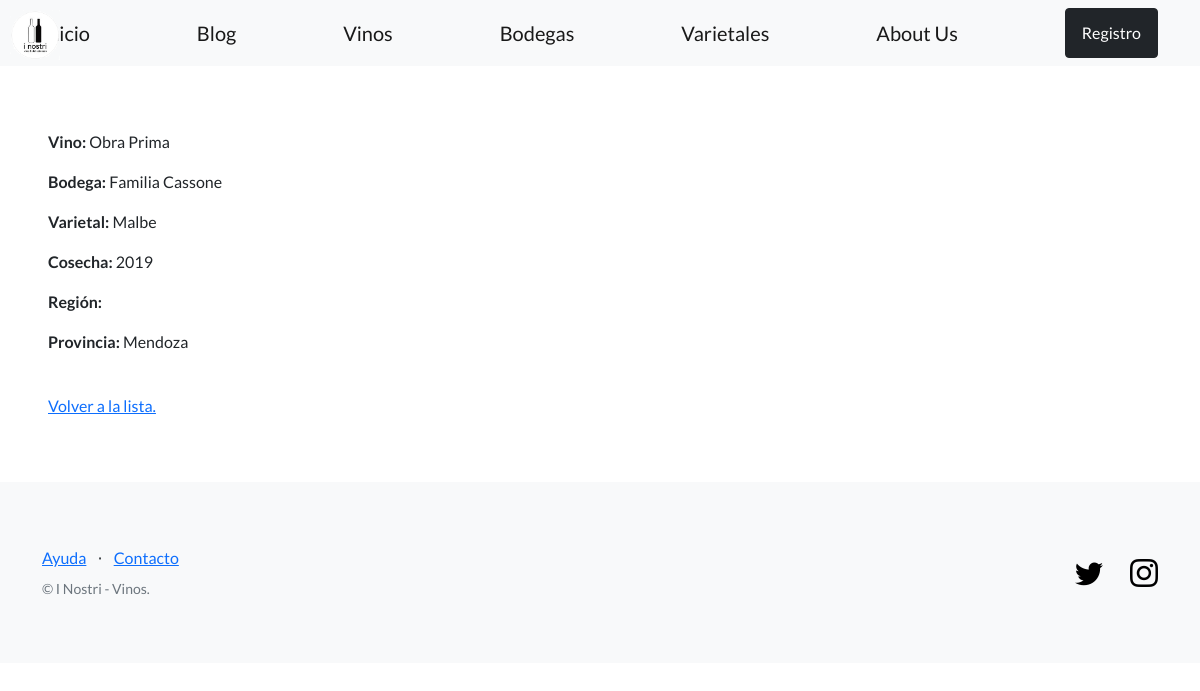
Before: /inostri/vinos/1/ (signed in) with the older database file.
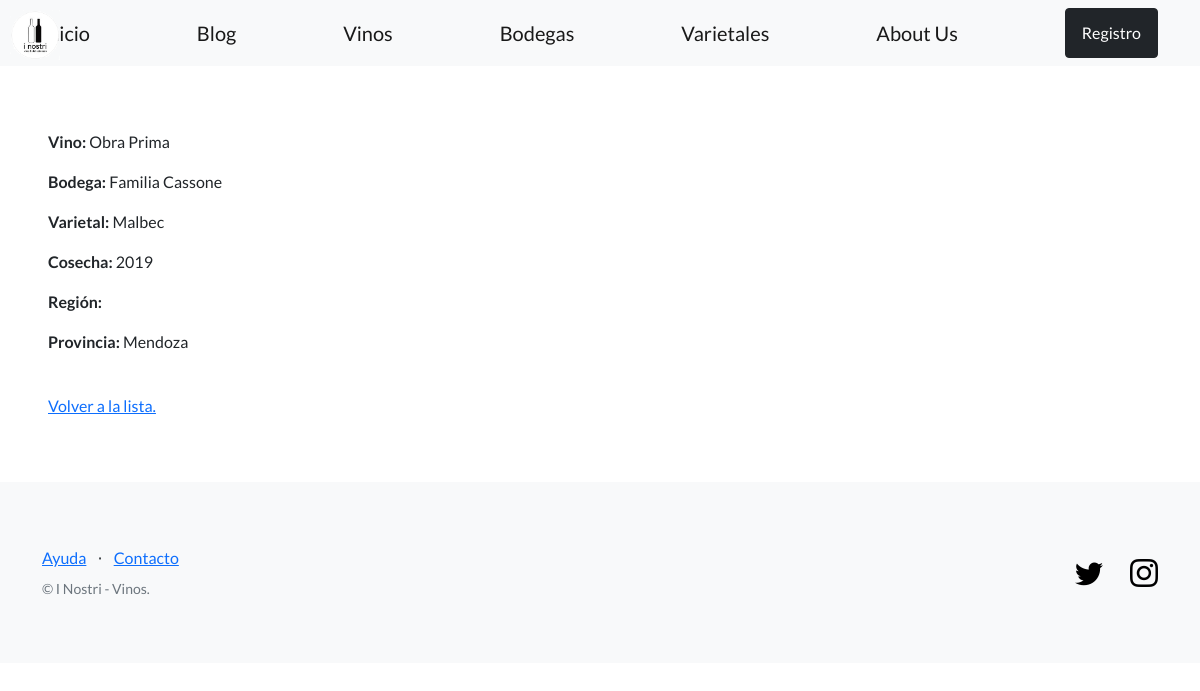
After: the same page with the newer database file.
### app_inostri/models.py (models this page shows, shortened)
class Vino(models.Model):
    nombre = models.CharField(max_length=64)
    bodega = models.CharField(max_length=64)
    varietal = models.CharField(max_length=64)
    cosecha = models.IntegerField()
    zona = models.CharField(max_length=64)
    provincia = models.CharField(max_length=64)

### app_inostri/views.py (the view)
# urls.py: path('vinos/<int:pk>/', VinoDetailView.as_view(), name='ver_vino'),
class VinoDetailView(LoginRequiredMixin, DetailView):
    model = Vino
    success_url = reverse_lazy('lista_vinos')

### app_inostri/templates/app_inostri/vino_detail.html
{% extends "app_inostri/base.html" %}
{% block contenido %}
<p>
  <strong>Vino:</strong> {{object.nombre}}
</p>
<p>
  <strong>Bodega:</strong> {{object.bodega}}
</p>
<p>
  <strong>Varietal:</strong> {{object.varietal}}
</p>
<p>
  <strong>Cosecha:</strong> {{object.cosecha}}
</p>
<p>
  <strong>Región:</strong> {{object.region}}
</p>
<p>
  <strong>Provincia:</strong> {{object.provincia}}
</p>
<br>
<a href="{% url 'lista_vinos' %}">Volver a la lista.</a>
{% endblock contenido %}

Changed rows visible on the page:
changed Vino "Obra Prima": varietal "Malbe" → "Malbec"
